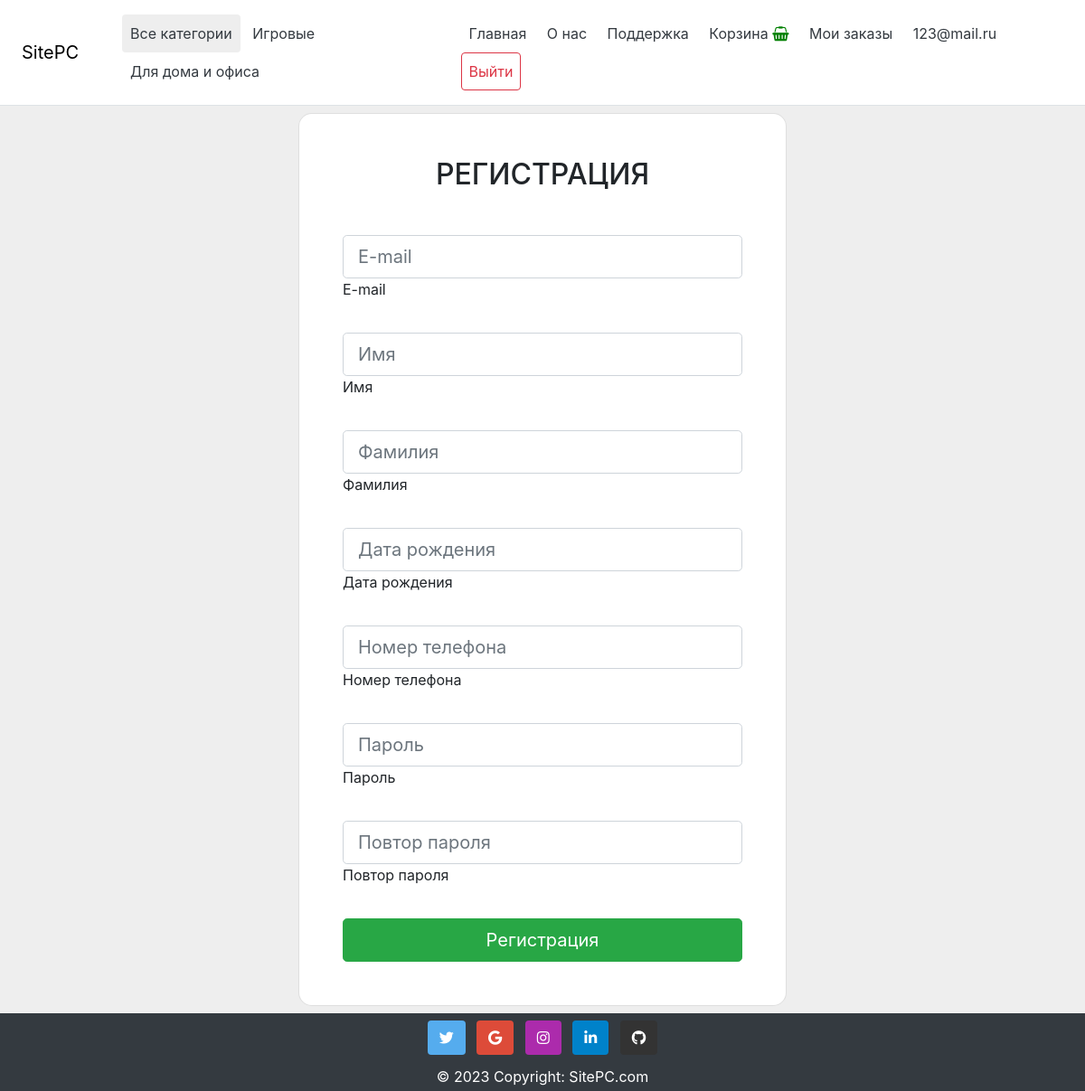
Page /register/ (signed in) on the committed database.
### SitePC/models.py (models this page shows, shortened)
class Category(models.Model):
    name = models.CharField(max_length=100, db_index=True, verbose_name="Наименование категории")
    slug = models.SlugField(max_length=255, unique=True, db_index=True, verbose_name="SLUG")
    def get_absolute_url(self):
        return reverse('category', kwargs={'cat_slug': self.slug})

### accounts/models.py (models this page shows, shortened)
class User(AbstractBaseUser):
    email = models.EmailField(verbose_name='email address', unique=True, max_length=255)
    first_name = models.CharField(max_length=255)
    last_name = models.CharField(max_length=255)
    date_of_birth = models.DateField(blank=True)
    date_joined = models.DateTimeField(default=timezone.now)
    address = models.CharField(max_length=255, null=True, blank=True)
    phoneNumberRegex = RegexValidator(regex=r"^\+?1?\d{8,15}$")
    mobile = models.CharField(validators=[phoneNumberRegex], max_length=16, unique=True)
    is_staff = models.BooleanField(default=False)
    is_active = models.BooleanField(default=True)
    is_superuser = models.BooleanField(default=False)
    USERNAME_FIELD = 'email'
    REQUIRED_FIELDS = ['first_name', 'last_name', 'date_of_birth', 'mobile']
    objects = CustomUserManager()

### SitePC/views.py (the view, shortened to what this page needs)
# urls.py: path('register/', RegisterUser.as_view(), name='register'),
class RegisterUser(DataMixin, CreateView):
    form_class = RegisterUserForm
    template_name = 'SitePC/register.html'
    success_url = reverse_lazy('login')
    def get_context_data(self, *, object_list=None, **kwargs):
        context = super().get_context_data(**kwargs)
        c_def = self.get_user_context(title='Регистрация')
        return dict(list(context.items()) + list(c_def.items()))

### SitePC/utils.py (called while the page is built)
    def get_user_context(self, **kwargs):
        context = kwargs
        cats = Category.objects.all()
        context['menu'] = menu
        context['cats'] = cats
        if 'cat_selected' not in context:
            context['cat_selected'] = 0
        return context

### cart/context_processors.py (called while the page is built)
def cart(request):
    return {'cart':Cart(request)}

### SitePC/templates/SitePC/register.html (shortened to what this page needs)
{% extends 'SitePC/base.html' %}
{% block content %}
    <div class="container mt-2 mb-2">
        <div class="row d-flex justify-content-center align-items-center">
            <div class="col-md-9 col-lg-7 col-xl-6">
                <div class="card" style="border-radius: 15px;">
                    <div class="card-body p-5">
                        <h2 class="text-uppercase text-center mb-5">Регистрация</h2>
                        <form method="post">
                            {% for f in form %}
                                <div class="form-outline mb-1">
                                    {{ f }}
                                    <label class="form-label" for="{{ f.id_for_label }}">{{ f.label }}</label>
                                </div>
                                <div class="form-outline" style="color: red">
                                </div>
                            {% endfor %}
                            <div class="d-flex justify-content-center">
                                <button type="submit"
                                        class="btn btn-success btn-block btn-lg gradient-custom-4 text-body">
                                    Регистрация
                                </button>
                            </div>
                        </form>
                    </div>
                </div>
            </div>
        </div>
    </div>
{% endblock %}

### SitePC/templates/SitePC/base.html (shortened to what this page needs)
<!DOCTYPE html>
<head>
    {% load static %}
    {% load SitePC_tags %}
    <link rel="stylesheet" type="text/css" href="{% static 'SitePC/css/bootstrap.css' %}">
    <link rel="stylesheet" type="text/css" href="{% static 'SitePC/css/datepicker.css' %}">
    <link rel="stylesheet" href="https://use.fontawesome.com/releases/v5.0.8/css/all.css">
    <link rel='stylesheet' href='https://cdnjs.cloudflare.com/ajax/libs/font-awesome/4.7.0/css/font-awesome.min.css'>
    <link rel="stylesheet" href="{% static 'SitePC/css/style.css' %}" type="text/css" class="">
</head>
<body>
<div class="wrapper">
    {% block mainmenu %}
    <div class="d-flex flex-column flex-md-row align-items-center p-3 px-md-4 mb-10 bg-white border-bottom box-shadow">
        <h5 class="my-0 font-weight-normal"><a href="{% url 'home' %}" style="  color: black">SitePC</a>
        </h5>
        <nav class="pl-5 my-0 mr-md-auto font-weight-normal">
            {% if cat_selected == 0 %}
            <a class="btn p-2 text-dark selected rounded" disabled href="/">Все категории</a>
            {% else %}
            <a class="btn p-2 text-dark rounded" href="{% url 'home' %}">Все категории</a>
            {% endif %}
            {% for c in cats %}
            {% if c.pk == cat_selected %}
            <a class="btn p-2 text-dark rounded selected" href="{{ c.get_absolute_url }}">{{ c.name }}</a>
            {% else %}
            <a class="btn p-2 text-dark rounded" href="{{ c.get_absolute_url }}">{{ c.name }}</a>
            {% endif %}
            {% endfor %}
        </nav>
        <nav class="my-2 my-md-auto mr-md-3">
            {% for m in menu %}
            <a class="btn p-2 text-dark rounded" href="{% url m.url_name %}">{{ m.title }}</a>
            {% endfor %}
            {% if request.user.is_authenticated %}
            <a class="btn p-2 text-dark rounded" href="{% url 'helper' %}">Поддержка
            </a>
            <a class="btn p-2 text-dark rounded" href="{% url 'cart:cart_detail' %}">Корзина
                <i class="fa fa-shopping-basket green-color"></i>
            </a>
            <a class="btn p-2 text-dark rounded" href="{% url 'orders' %}">Мои заказы
            </a>
            <a class="btn p-2 text-dark rounded" href="{% url 'profile' %}">{{ user.email }} </a>
            <a class="btn p-2 rounded btn-outline-danger" href="{% url 'logout' %}">Выйти</a>
            {% else %}
            <a class="btn p-2 rounded btn-outline-success" href="{% url 'register' %}">Регистрация</a>
            <a class="btn p-2 rounded btn-outline-success" href="{% url 'login' %}">Войти</a>
            {% endif %}
        </nav>
    </div>
    {% endblock mainmenu %}
    <div class="content">
        <section class="main_section">
            {% block content %}
            {% endblock content %}
        </section>
    </div>
    <div class="footer">
        {% block footer %}
        <footer class="bg-dark text-center text-white">
            <div class="container p-1 pb-0">
                <section class="mb-10">
                    <a
                            class="btn text-white btn-floating m-1"
                            style="background-color: #55acee;"
                            href="#!"
                            role="button"
                    ><i class="fab fa-twitter"></i
                    ></a>
                    <a
                            class="btn text-white btn-floating m-1"
                            style="background-color: #dd4b39;"
                            href="https://www.google.ru/"
                            role="button"
                    ><i class="fab fa-google"></i
                    ></a>
                    <a
                            class="btn text-white btn-floating m-1"
                            style="background-color: #ac2bac;"
                            href="#!"
                            role="button"
                    ><i class="fab fa-instagram"></i
                    ></a>
                    <a
                            class="btn text-white btn-floating m-1"
                            style="background-color: #0082ca;"
                            href="#!"
                            role="button"
                    ><i class="fab fa-linkedin-in"></i
                    ></a>
                    <a
                            class="btn text-white btn-floating m-1"
                            style="background-color: #333333;"
                            href="https://github.com/nemooo-trash"
                            role="button"
                    ><i class="fab fa-github"></i
                    ></a>
                </section>
            </div>
            <div class="text-center p-1 bg-dark">
                © 2023 Copyright:
                <a class="text-white" href="/">SitePC.com</a>
            </div>
        </footer>
    </div>
</div>
{% endblock footer %}
</body>
</html>

### SitePC/static/SitePC/css/style.css (style rules this page uses)
* { margin: 0; padding: 0; }
html, body { height: 100%; }
.wrapper { display: flex; flex-direction: column; height: 100%; }
.content { flex: 1 0 auto; }
.footer { flex: 0 0 auto; }
.main_section { background-color: #eee; height: 100% }
.content { background-color: #eee; }
.selected { background-color: #eee; }
.green-color { color: green; }

### rows in the picture
Category: name "Игровые"
Category: name "Для дома и офиса"
User: email "123@mail.ru"

### other values in the picture
{{ m.title }} "Главная" "О нас"
{{ f.label }} "E-mail" "Имя" "Фамилия" "Дата рождения" "Номер телефона" "Пароль" "Повтор пароля"
